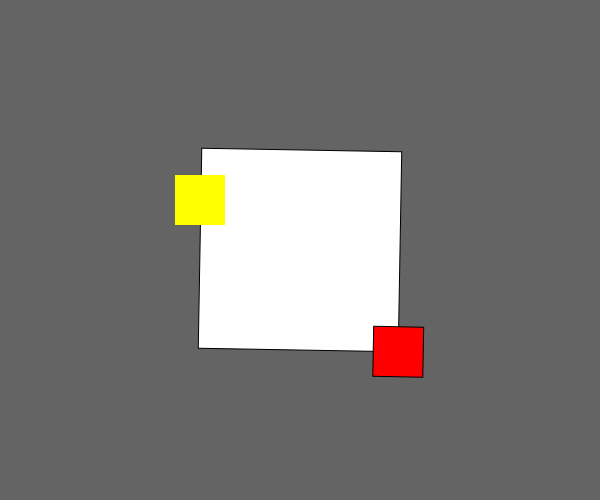
Frame 1 (no input)
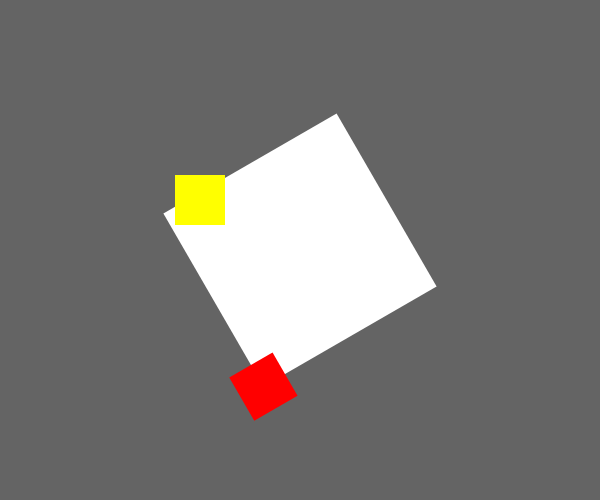
Frame 60 (no input)
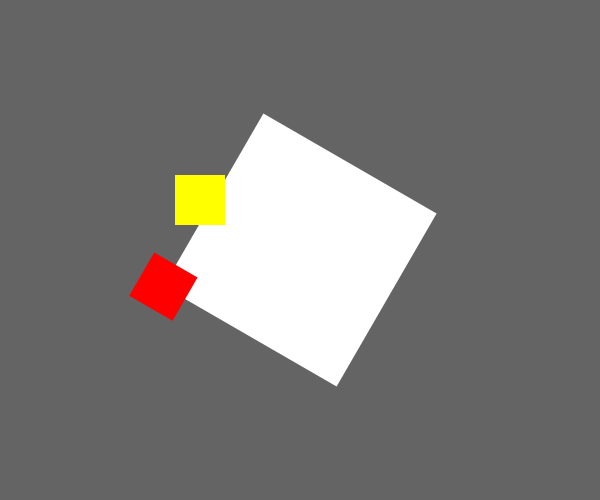
Frame 120 (the mouse pressed at the canvas centre since frame 60)

The p5.js sketch that drew these frames (run headless with seeded random() and noise() and a simulated clock; from frame 60 on, the mouse is pressed at the canvas centre):

// p5.js sketch
// ── sketch.js
function setup() {
  createCanvas(600,500);
  rectMode(CENTER);
}

function draw() {
  background(100);
  
  
  push();//push() and pop() also work for translation, rotation function;
  translate(width/2,height/2);//translate the origin to (width/2, height/2)
  //rotate(frameCount/100);//slow the rotation
  rotate(radians(frameCount));//radians(),
  fill(255);
  rect(0,0,200,200);
  
  fill(255,0,0);
  rect(100,100,50,50);
  pop();
  
  noStroke();
  fill(255,255,0);
  rect(200,200,50,50);
  
}
